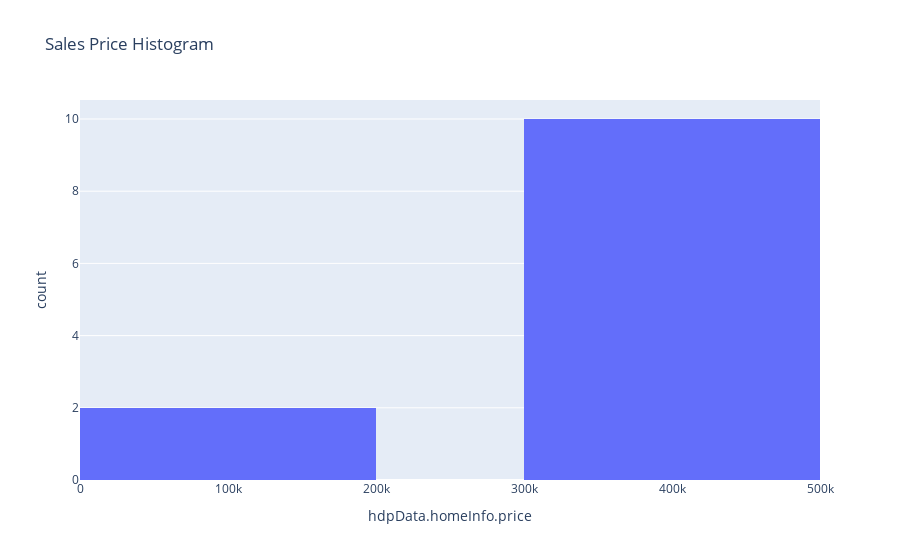

Notebook source saved alongside this figure:
### Code cell
# view price
px.histogram(df_listings, x="hdpData.homeInfo.price", title="Sales Price Histogram")

### Figure 1 — Plotly figure (JSON) as saved in the notebook; plotly's stock layout.template omitted (floating-point values rounded to 4 significant figures)
{"data": [{"alignmentgroup": "True", "bingroup": "x", "hovertemplate": "hdpData.homeInfo.price=%{x}<br>count=%{y}<extra></extra>", "legendgroup": "", "marker": {"color": "#636efa", "pattern": {"shape": ""}}, "name": "", "offsetgroup": "", "orientation": "v", "showlegend": false, "type": "histogram", "x": [135000, 359000, null, 429450, 329900, 440000, 485000, 390000, 439000, 397000, 459990, 49900, 165000, 74900, null, 399000, 459900, null, 429900, 369990, 330000, 440000, 446990, 369990, 392990, 374990, 405990], "xaxis": "x", "yaxis": "y"}], "layout": {"barmode": "relative", "legend": {"tracegroupgap": 0}, "title": {"text": "Sales Price Histogram"}, "xaxis": {"anchor": "y", "domain": [0, 1], "title": {"text": "hdpData.homeInfo.price"}}, "yaxis": {"anchor": "x", "domain": [0, 1], "title": {"text": "count"}}}}
